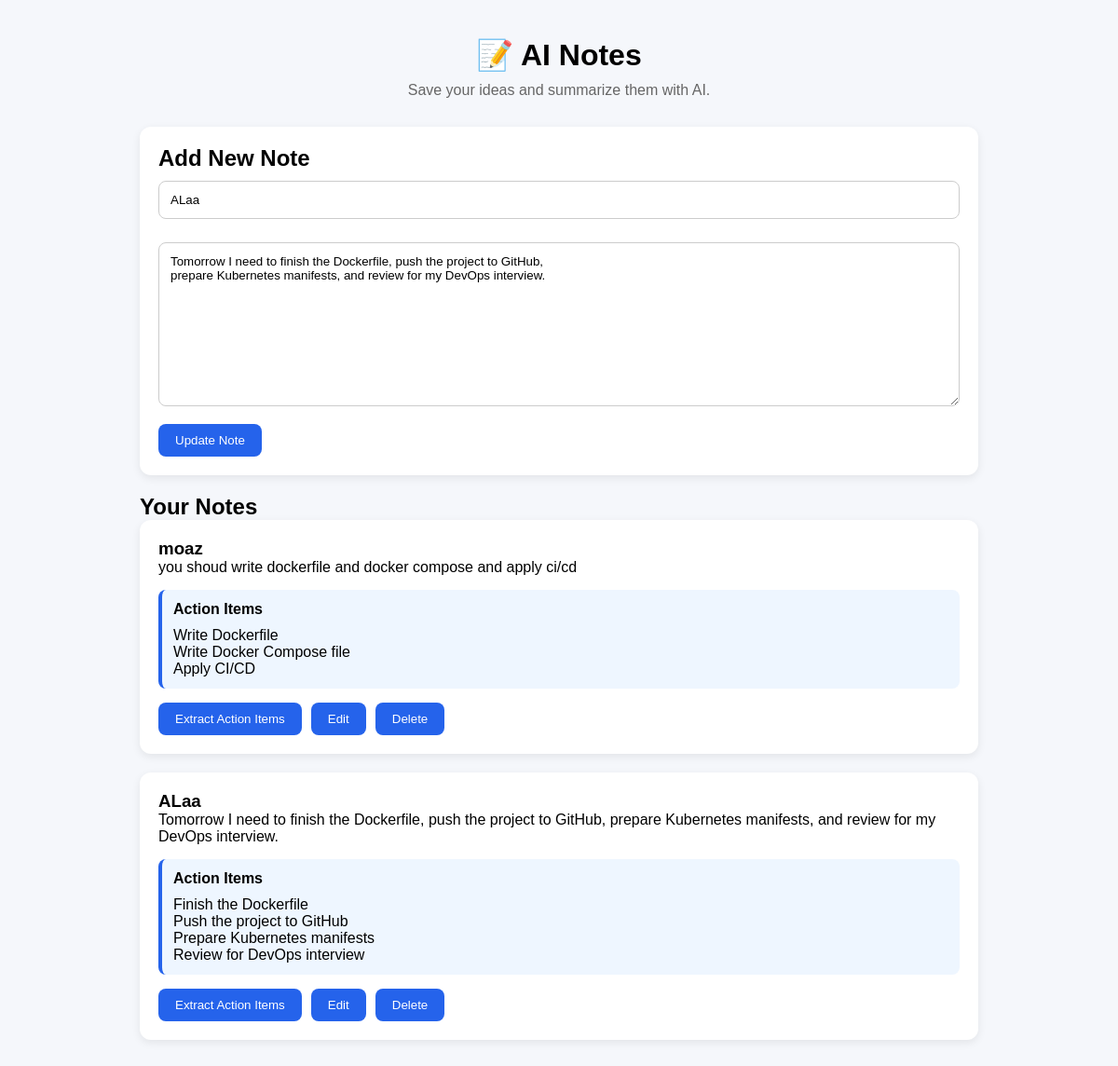
Page /edit/1/ on the committed database.
### notes/models.py (models this page shows, shortened)
class Note(models.Model):
    user = models.ForeignKey(User, on_delete=models.CASCADE)
    title = models.CharField(max_length=200)
    content = models.TextField()
    action_items = models.TextField(blank=True)
    created_at = models.DateTimeField(auto_now_add=True)
    updated_at = models.DateTimeField(auto_now=True)

### notes/views.py (the view)
# urls.py: path("edit/<int:id>/", views.edit_note, name="edit_note"),
def edit_note(request, id):
    note = get_object_or_404(Note, id=id)
    if request.method == "POST":
        form = NoteForm(request.POST, instance=note)
        if form.is_valid():
            form.save()
            return redirect("home")
    else:
        form = NoteForm(instance=note)
    context = {
        "form": form,
        "notes": Note.objects.all().order_by("-created_at"),
        "editing": True,
        "note_id": note.id,
    }
    return render(request, "notes/index.html", context)

### notes/forms.py
class NoteForm(forms.ModelForm):
    class Meta:
        model = Note
        fields = ["title", "content"]

### notes/templates/notes/index.html (shortened to what this page needs)
{% load static %}
<!DOCTYPE html>
<html lang="en">
<head>
    <link rel="stylesheet" href="{% static 'notes/css/style.css' %}">
</head>
<body>
<div class="container">
    <h1>📝 AI Notes</h1>
    <p class="subtitle">Save your ideas and summarize them with AI.</p>
    <div class="note-form">
        <h2>Add New Note</h2>
        <form method="POST">
             {{ form.title }}
             {{ form.content }}
            <button type="submit">
    {% if editing %}
        Update Note
    {% else %}
        Save Note
    {% endif %}
</button>
        </form>
    </div>
    <div class="notes">
        <h2>Your Notes</h2>
      {% for note in notes %}
        <div class="card">
            <h3>{{ note.title }}</h3>
            <p>{{ note.content }}</p>
           {% if note.action_items %}
            <div class="action-items">
              <h4>Action Items</h4>
              <pre>{{ note.action_items }}</pre>
            </div>
           {% endif %}
            <div class="buttons">
              <a href="{% url 'extract_action_items' note.id %}">
        <button type="button">
            Extract Action Items
        </button>
    </a>
                  <a href="{% url 'edit_note' note.id %}">
        <button type="button">Edit</button>
    </a>
              <a href="{% url 'delete_note' note.id %}">
    <button>Delete</button>
</a>
            </div>
        </div>
      {% empty %}
      <p>No notes yet.</p>
    {% endfor %}
 </div>
</div>
</body>
</html>

### notes/static/notes/css/style.css (style rules this page uses)
* { margin:0; padding:0; box-sizing:border-box; font-family:Arial,sans-serif; }
body { background:#f5f7fb; }
.container { width:90%; max-width:900px; margin:40px auto; }
h1 { text-align:center; margin-bottom:10px; }
.subtitle { text-align:center; color:#666; margin-bottom:30px; }
.note-form, .card { background:white; padding:20px; border-radius:12px; box-shadow:0 3px 10px rgba(0,0,0,.08); margin-bottom:20px; }
input, textarea { width:100%; padding:12px; margin-top:10px; margin-bottom:15px; border:1px solid #ccc; border-radius:8px; }
button { padding:10px 18px; border:none; border-radius:8px; cursor:pointer; background:#2563eb; color:white; }
.buttons { margin-top:15px; display:flex; gap:10px; }
.action-items { margin-top:15px; padding:12px; background:#eef6ff; border-left:4px solid #2563eb; border-radius:8px; }
.action-items h4 { margin-bottom:10px; }
.action-items pre { white-space:pre-wrap; font-family:inherit; }

### rows in the picture
Note: title "ALaa", content "Tomorrow I need to finish the Dockerfile, push the project to GitHub, prepare Kubernetes manifests, and review for my DevOps interview.", action_items "Finish the Dockerfile Push the project to GitHub Prepare Kubernetes manifests Review for DevOps interview"
Note: title "moaz", content "you shoud write dockerfile and docker compose and apply ci/cd", action_items "Write Dockerfile Write Docker Compose file Apply CI/CD"
